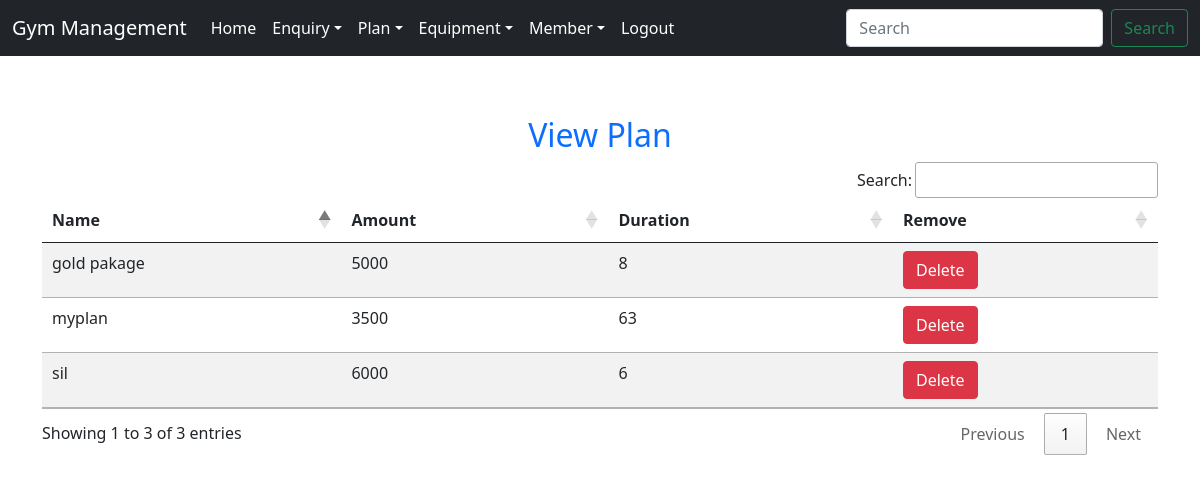
The app's page /view_plan (signed in) with its own data.
### gym/models.py (models this page shows, shortened)
class Plan(models.Model):
    name = models.CharField(max_length= 50)
    amount = models.CharField(max_length= 10)
    duration = models.CharField(max_length= 10)

### gym/views.py (the view)
# urls.py: path('view_plan', View_Plan , name="view_plan"),
def View_Plan(request):
    if not request.user.is_staff:
        return redirect('login')
    plan = Plan.objects.all()
    d = {'plan': plan}
    return render (request, 'view_plan.html', d )

### gym/templates/view_plan.html
{% extends 'navigation.html' %}
{% block body %}
<div class="container" style="margin-top:60px">
  <h2 class="text-center text-primary font-weight-bold">View Plan</h2>
   <table  id="example" class= "table table-striped">
    <thead>
        <tr>
            <th>  Name</th>
            <th>Amount</th>
            <th>Duration</th>
            <th>Remove</th>
        </tr>
    </thead>
    <tbody>
    {% for  i in plan %}
      <tr>
      <td>{{i.name}}</td>
      <td>{{i.amount}}</td>
      <td>{{i.duration}}</td>
      <td><a  type="button" class= "btn btn-danger" href="delete_plan/{{i.id}} "  onclick="return confirm (  'Are you sure?'  )">Delete</a></td>
      </tr>
    {% endfor %}
    </tbody>
   </table>
</div>
{% endblock %}

### records on screen
Plan: name "sil", amount "6000", duration "6"
Plan: name "gold pakage", amount "5000", duration "8"
Plan: name "myplan", amount "3500", duration "63"
